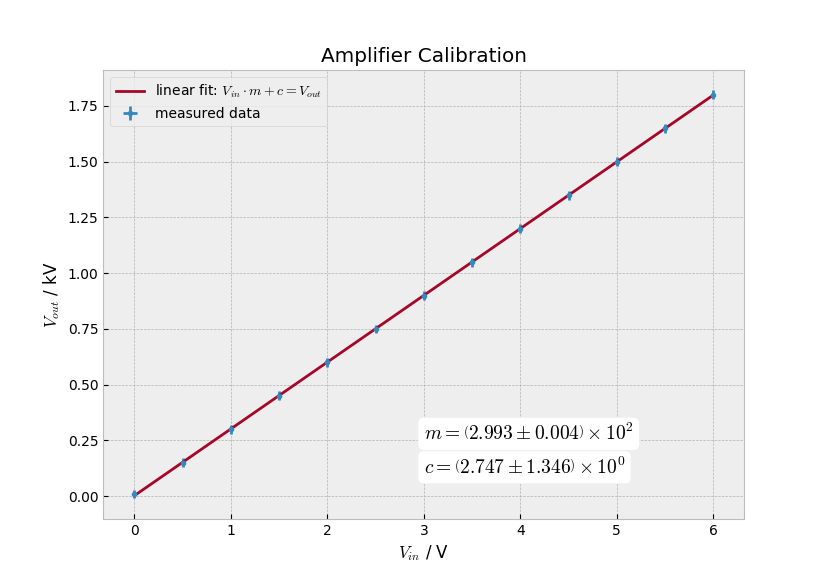

Write Python code to recreate this figure.
import VisTools.printing as vp
import VisTools.plotting as vt
import pandas as pd
import matplotlib.pyplot as plt
import scipy.optimize as opt
import numpy as np

plt.figure(figsize=(8.27,5.83))
plt.style.use('bmh')

data = pd.read_csv('./5.csv', skipinitialspace=True)
print(data.columns)

naming_dict = {
    'V_i': '$V_{in}$ / V',
    'V_o': '$V_{out}$ / kV',
    "V_p1": "$V_{diode, ax. 1}$ / V",
    "V_p2": "$V_{diode, ax. 2}$ / V",
    "V_po1": r"$V_{diode, ax +\frac{1}{2}}$ / V",
    "V_po2": r"$V_{diode, ax -\frac{1}{2}}$ / V"
}
data.rename(columns=naming_dict, inplace=True)

# 5.2.1 Amplifier Calibration
plt.errorbar(
    data[naming_dict['V_i']],
    data[naming_dict['V_o']],
    fmt='.',
    yerr=.02,
    xerr=.02,
    label="measured data"
)

rm, rc = vt.fit_linear(
    data[naming_dict["V_i"]],
    data[naming_dict["V_o"]],
    [.3, 0],
    [.1]* len(data[naming_dict["V_i"]]),
    "linear fit: $V_{in}\cdot m + c = V_{out}$"
)

vt.annotate_unc(plt, rm*1000, data_pos=(3, .25), name="m")
vt.annotate_unc(plt, rc*1000, data_pos=(3, .1), name="c")

plt.ylabel(naming_dict["V_o"])
plt.xlabel(naming_dict["V_i"])
plt.title("Amplifier Calibration")
plt.legend()
<<<<<<< HEAD
plt.savefig("521.png")
plt.clf()

vp.unc_pp('rm', rm*1000, aftercomma=3)
vp.unc_pp('rc', rc*1000, 'V')
print()

# 5.2.2 Mach-Zehner Interferometer
fig, ax = plt.subplots(2,1, sharex=True, figsize=(8.27, 5.83))

# Axis 1
ax[0].errorbar(
    data[naming_dict["V_i"]],
    data[naming_dict["V_p1"]],
    xerr=.05,
    fmt='.',
    label="measurements"
)

ffunc_cos = lambda x,A,pl,dp,off: off+A*np.cos(x/pl+dp)
ffunc_cos_plist = ["A", "L", "Dp", "c"]
ffunc_cos_plistu = ["V", "V", "", "V"]
params = vt.fit(
    data[naming_dict["V_i"]],
    data[naming_dict["V_p1"]],
    ffunc_cos,
    [.75, 8*np.pi, -.5, 1.25],
    fig=ax[0]
)

for k, p in enumerate(params):
    vp.unc_pp(ffunc_cos_plist[k] + "1", p, unit=ffunc_cos_plistu[k])

print()

## Axis 2
ax[1].errorbar(
    data[naming_dict["V_i"]],
    data[naming_dict["V_p2"]],
    xerr=.05,
    fmt='.',
    label="measurements"
)

params= vt.fit(
    data[naming_dict["V_i"]],
    data[naming_dict["V_p2"]],
    ffunc_cos,
    [.05, 1/np.pi, .5, .69],
    fig=ax[1]
)

for k, p in enumerate(params):
    vp.unc_pp(ffunc_cos_plist[k] + "2", p, unit=ffunc_cos_plistu[k])

print()

## META
ax[1].set_xlabel(naming_dict["V_i"])
ax[0].set_ylabel(naming_dict["V_p1"])
ax[0].legend()
ax[1].set_ylabel(naming_dict["V_p2"])
ax[1].legend(loc=(0,.49))
ax[0].set_title("Interferometer")
plt.savefig("522.png")
plt.clf()

# 5.3 intensity Modulation
fig, ax = plt.subplots(2,1, sharex=True, figsize=(8.27, 5.83))

## Axis 1
ax[0].errorbar(
    data[naming_dict["V_i"]],
    data[naming_dict["V_po1"]],
    fmt='.',
    xerr=.05,
    label="measurements"
)

params = vt.fit(
    data[naming_dict["V_i"]],
    data[naming_dict["V_po1"]],
    ffunc_cos,
    [1.75, 1/np.pi, -.5, 2],
    fig=ax[0]
)

## Axis 2
ax[1].errorbar(
    data[naming_dict["V_i"]],
    data[naming_dict["V_po2"]],
    fmt='.',
    xerr=.05,
    label="measurements"
)

params = vt.fit(
    data[naming_dict["V_i"]],
    data[naming_dict["V_po2"]],
    ffunc_cos,
    [-1.75, 1/np.pi, -.5, 2],
    fig=ax[1]
)

## META
ax[0].set_title("Polarization Manipulation")
ax[0].set_ylabel(naming_dict["V_po1"])
ax[0].legend()
ax[1].set_ylabel(naming_dict["V_po2"])
ax[1].legend()
ax[1].set_xlabel(naming_dict["V_i"])
plt.savefig("53.png")
=======
plt.savefig("5.png")

vp.unc_pp('rm', rm*1000, aftercomma=3)
vp.unc_pp('rc', rc*1000, 'V')
>>>>>>> de8350f5bf3b3ae186d8b150a7ce3090b1c2c340
